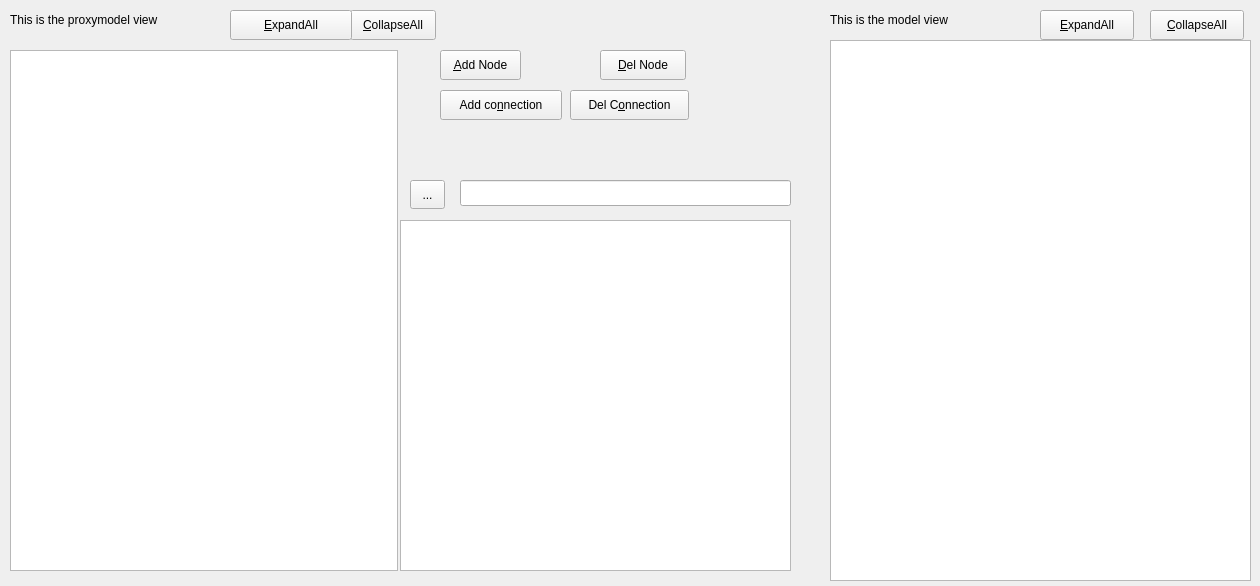
<ui version="4.0" >
 <class>treeViewWidget</class>
 <widget class="QWidget" name="treeViewWidget" >
  <property name="geometry" >
   <rect>
    <x>0</x>
    <y>0</y>
    <width>1260</width>
    <height>586</height>
   </rect>
  </property>
  <property name="windowTitle" >
   <string>treeView</string>
  </property>
  <widget class="QTreeView" name="nodeTreeView" >
   <property name="geometry" >
    <rect>
     <x>10</x>
     <y>50</y>
     <width>388</width>
     <height>521</height>
    </rect>
   </property>
   <property name="sizePolicy" >
    <sizepolicy vsizetype="Expanding" hsizetype="Expanding" >
     <horstretch>2</horstretch>
     <verstretch>0</verstretch>
    </sizepolicy>
   </property>
   <property name="alternatingRowColors" >
    <bool>true</bool>
   </property>
   <property name="autoExpandDelay" >
    <number>2000</number>
   </property>
   <property name="sortingEnabled" >
    <bool>true</bool>
   </property>
  </widget>
  <widget class="QTextBrowser" name="textBrowser" >
   <property name="geometry" >
    <rect>
     <x>400</x>
     <y>220</y>
     <width>391</width>
     <height>351</height>
    </rect>
   </property>
   <property name="sizePolicy" >
    <sizepolicy vsizetype="Expanding" hsizetype="Expanding" >
     <horstretch>0</horstretch>
     <verstretch>5</verstretch>
    </sizepolicy>
   </property>
  </widget>
  <widget class="QPushButton" name="collapseAllBtn" >
   <property name="geometry" >
    <rect>
     <x>350</x>
     <y>10</y>
     <width>86</width>
     <height>30</height>
    </rect>
   </property>
   <property name="text" >
    <string>&amp;CollapseAll</string>
   </property>
  </widget>
  <widget class="QPushButton" name="expandAllBtn" >
   <property name="geometry" >
    <rect>
     <x>230</x>
     <y>10</y>
     <width>122</width>
     <height>30</height>
    </rect>
   </property>
   <property name="text" >
    <string>&amp;ExpandAll</string>
   </property>
  </widget>
  <widget class="QPushButton" name="delNodeBtn" >
   <property name="geometry" >
    <rect>
     <x>600</x>
     <y>50</y>
     <width>86</width>
     <height>30</height>
    </rect>
   </property>
   <property name="text" >
    <string>&amp;Del Node</string>
   </property>
  </widget>
  <widget class="QPushButton" name="addNodeBtn" >
   <property name="geometry" >
    <rect>
     <x>440</x>
     <y>50</y>
     <width>81</width>
     <height>30</height>
    </rect>
   </property>
   <property name="text" >
    <string>&amp;Add Node</string>
   </property>
  </widget>
  <widget class="QPushButton" name="delConnectionBtn" >
   <property name="geometry" >
    <rect>
     <x>570</x>
     <y>90</y>
     <width>119</width>
     <height>30</height>
    </rect>
   </property>
   <property name="text" >
    <string>Del C&amp;onnection</string>
   </property>
  </widget>
  <widget class="QPushButton" name="addConnectionBtn" >
   <property name="geometry" >
    <rect>
     <x>440</x>
     <y>90</y>
     <width>122</width>
     <height>30</height>
    </rect>
   </property>
   <property name="text" >
    <string>Add co&amp;nnection</string>
   </property>
  </widget>
  <widget class="QLineEdit" name="lineEdit" >
   <property name="geometry" >
    <rect>
     <x>460</x>
     <y>180</y>
     <width>331</width>
     <height>26</height>
    </rect>
   </property>
  </widget>
  <widget class="QToolButton" name="toolButton" >
   <property name="geometry" >
    <rect>
     <x>410</x>
     <y>180</y>
     <width>35</width>
     <height>29</height>
    </rect>
   </property>
   <property name="text" >
    <string>...</string>
   </property>
  </widget>
  <widget class="QTreeView" name="debugTreeView" >
   <property name="geometry" >
    <rect>
     <x>830</x>
     <y>40</y>
     <width>421</width>
     <height>541</height>
    </rect>
   </property>
  </widget>
  <widget class="QPushButton" name="pushButton" >
   <property name="geometry" >
    <rect>
     <x>1040</x>
     <y>10</y>
     <width>94</width>
     <height>30</height>
    </rect>
   </property>
   <property name="text" >
    <string>&amp;ExpandAll</string>
   </property>
  </widget>
  <widget class="QPushButton" name="pushButton_2" >
   <property name="geometry" >
    <rect>
     <x>1150</x>
     <y>10</y>
     <width>94</width>
     <height>30</height>
    </rect>
   </property>
   <property name="text" >
    <string>&amp;CollapseAll</string>
   </property>
  </widget>
  <widget class="QLabel" name="label" >
   <property name="geometry" >
    <rect>
     <x>10</x>
     <y>10</y>
     <width>211</width>
     <height>20</height>
    </rect>
   </property>
   <property name="text" >
    <string>This is the proxymodel view</string>
   </property>
  </widget>
  <widget class="QLabel" name="label_2" >
   <property name="geometry" >
    <rect>
     <x>830</x>
     <y>10</y>
     <width>181</width>
     <height>20</height>
    </rect>
   </property>
   <property name="text" >
    <string>This is the model view</string>
   </property>
  </widget>
 </widget>
 <resources/>
 <connections>
  <connection>
   <sender>toolButton</sender>
   <signal>clicked()</signal>
   <receiver>lineEdit</receiver>
   <slot>clear()</slot>
   <hints>
    <hint type="sourcelabel" >
     <x>24</x>
     <y>811</y>
    </hint>
    <hint type="destinationlabel" >
     <x>83</x>
     <y>803</y>
    </hint>
   </hints>
  </connection>
  <connection>
   <sender>expandAllBtn</sender>
   <signal>clicked()</signal>
   <receiver>nodeTreeView</receiver>
   <slot>expandAll()</slot>
   <hints>
    <hint type="sourcelabel" >
     <x>243</x>
     <y>30</y>
    </hint>
    <hint type="destinationlabel" >
     <x>244</x>
     <y>84</y>
    </hint>
   </hints>
  </connection>
  <connection>
   <sender>collapseAllBtn</sender>
   <signal>clicked()</signal>
   <receiver>nodeTreeView</receiver>
   <slot>collapseAll()</slot>
   <hints>
    <hint type="sourcelabel" >
     <x>166</x>
     <y>19</y>
    </hint>
    <hint type="destinationlabel" >
     <x>171</x>
     <y>93</y>
    </hint>
   </hints>
  </connection>
  <connection>
   <sender>pushButton</sender>
   <signal>clicked()</signal>
   <receiver>debugTreeView</receiver>
   <slot>expandAll()</slot>
   <hints>
    <hint type="sourcelabel" >
     <x>891</x>
     <y>18</y>
    </hint>
    <hint type="destinationlabel" >
     <x>900</x>
     <y>76</y>
    </hint>
   </hints>
  </connection>
  <connection>
   <sender>pushButton_2</sender>
   <signal>clicked()</signal>
   <receiver>debugTreeView</receiver>
   <slot>collapseAll()</slot>
   <hints>
    <hint type="sourcelabel" >
     <x>974</x>
     <y>24</y>
    </hint>
    <hint type="destinationlabel" >
     <x>987</x>
     <y>68</y>
    </hint>
   </hints>
  </connection>
 </connections>
</ui>
